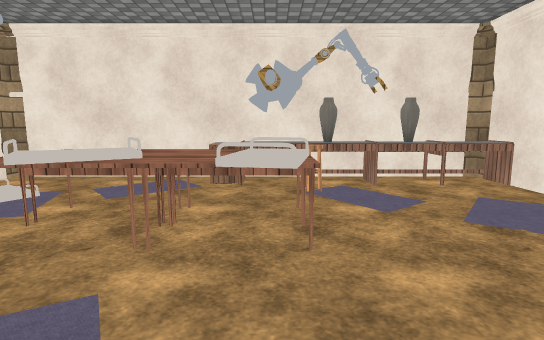
view 1 (above)

17 first-person views from a walk through a scene from a Unity 3-D project. The camera is 1.4 m above the floor, tilts 8° down and sees 80° across. Doors are open. The floor is counted in squares, 1 m on a side. Each view is taken from the middle of a square. On the plan, view 1 faces up. The plan holds only what a view shows up to about 15 squares ahead; the rest is blank. Surface patterns are stand-ins for the level's own textures.

view 2
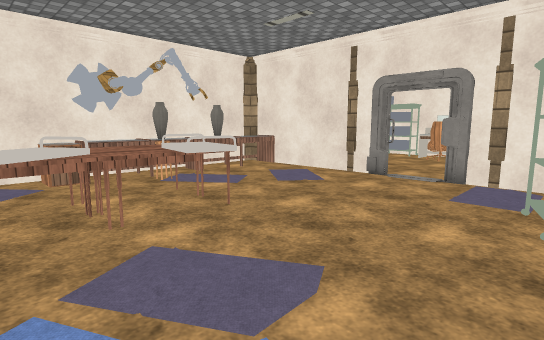

view 3
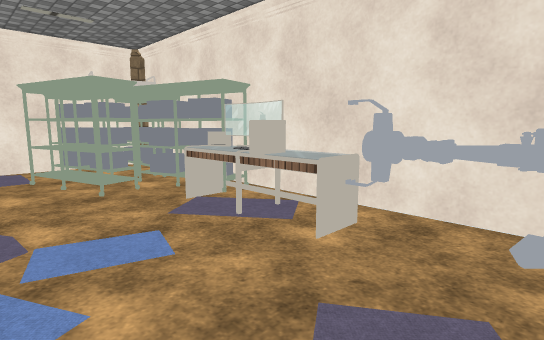

view 4
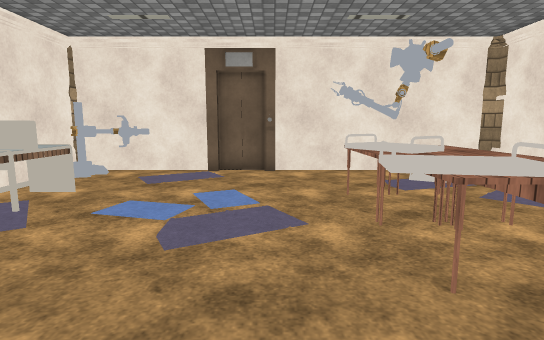

view 5
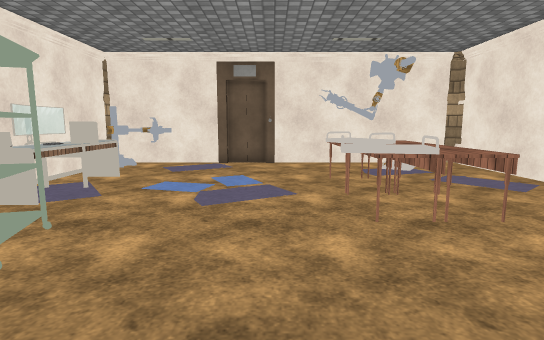

view 6
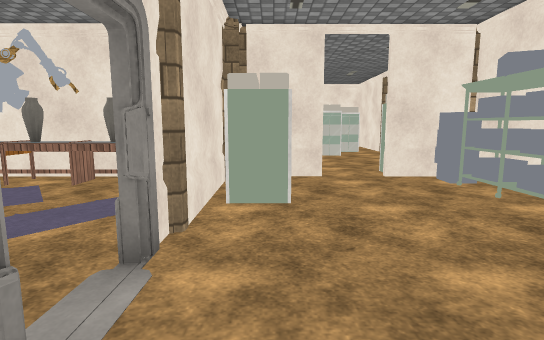

view 7
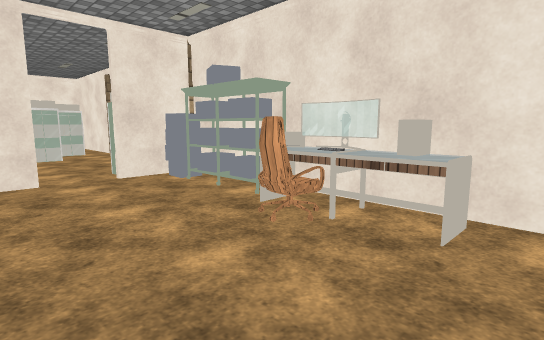

view 8
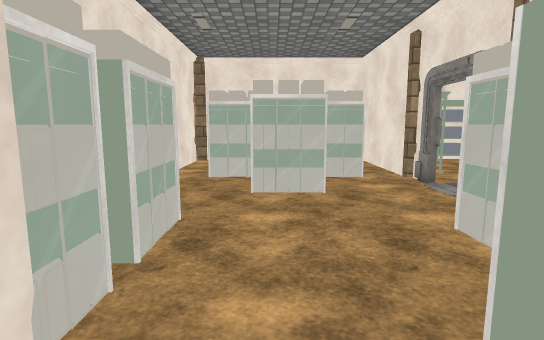

view 9
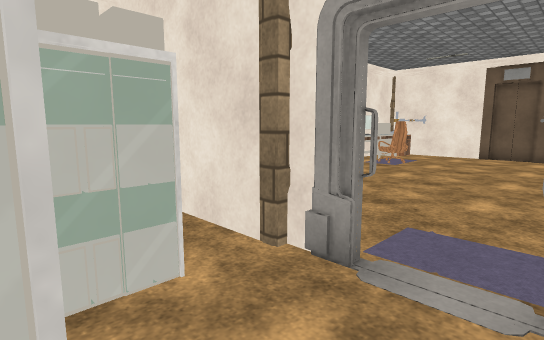

view 10
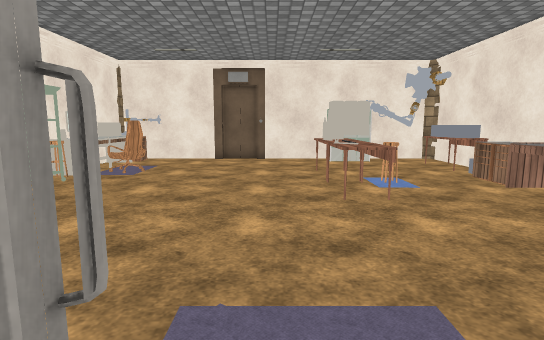

view 11
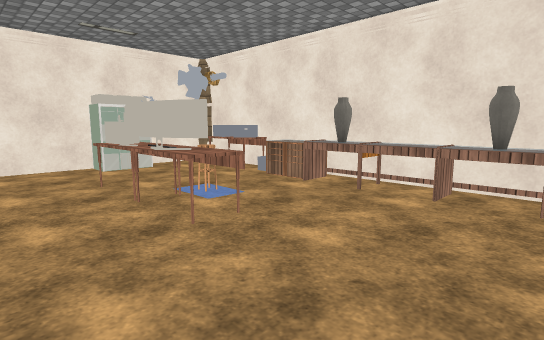

view 12
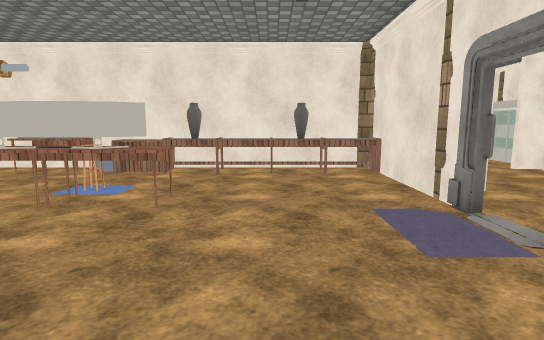

view 13
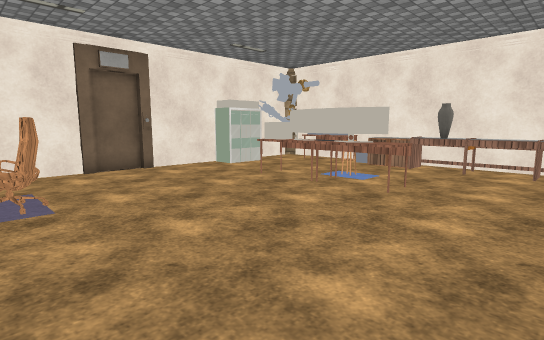

view 14
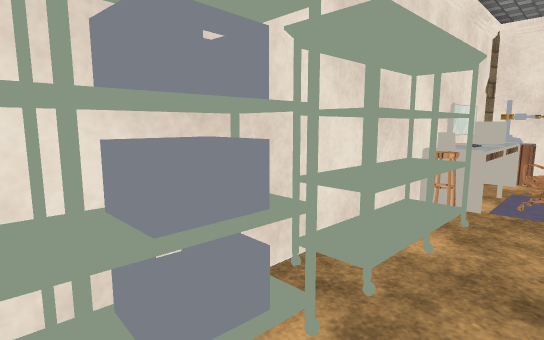

view 15
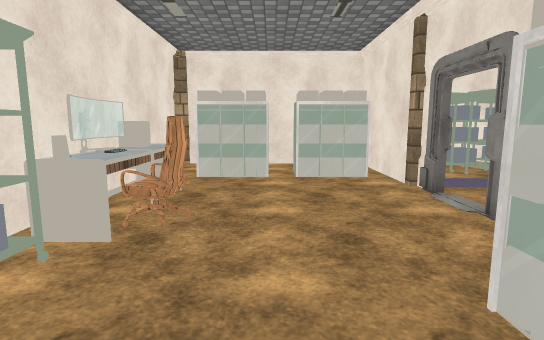

view 16
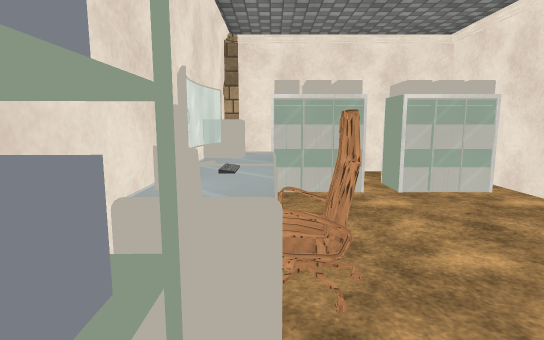

view 17
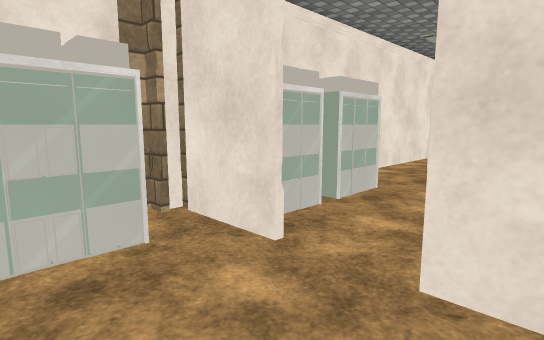

### Floor plan
Points are (right, up) in squares from view 1. A wall is a line through its corners. A room is listed if a view was taken in it or the views show most of it. See-through windows are left out.
Room 1 (views 1, 2, 3, 4, 5)
walls: (0.3, 3.6) (0.2, 3) (-0.6, 3.2); (1, -1.9) (0.7, -1) (3.2, -0.3) (3.5, -1.1); (2.7, -1.9) (5.1, -1.1); (-5.3, -1.5) (-5, -1.4) (-4.6, -1.7); (-5.6, -1.4) (-4.4, -1.4); (3.6, -1.5) (3.7, -2); (5.5, 3) (5.5, 6.5); (-6.9, 0.1) (-6.9, -3.7); (3.5, -1.8) (3.6, -2); (-0.1, -3.7) (-0.3, -2.9); (-0.4, -3.9) (-0.6, -3) (2, -2.2); (-6.9, 8.4) (-6.9, 2.4); (5.2, 8.7) (-7, 8.7); (-7, -4) (2.1, -4); (5.5, -3.6) (5.5, 0.5)
low walls: (-0.6, -3) (-0.6, -2.1); (2.8, -2) (3.5, -1.8)
ways out: open door at (6, 2.5) to room 2
objects: other object (-7, 1) to (-7, 2); other object (-6, -3); other object (-6, -2); other object (-3, -3); other object (-3, -2) to (-2, -2); other object (-3, 4) to (0, 5); other object (-2, -3); other object (-1, -3); other object (-1, -2); other object (-1, 8); other object (0, 8); other object (1, 6); other object (1, 7); other object (1, 8); other object (2, 8); other object (3, 8); other object (4, 8) to (5, 8)
Room 2 (views 6, 7, 8, 9, 10, 11, 12, 13, 14, 15, 16, 17)
walls: (12.8, 14.3) (12.8, 9.5); (12.7, 14.3) (13, 13.7); (13.5, 8.4) (25.4, 8.4); (12.9, 15.4) (12.6, 15.9); (12.6, 15.5) (12.6, 16.5); (12, 7.7) (11.3, 7.6) (11.2, 8.3); (10.1, 14.6) (8.5, 14.6); (11.4, 7.6) (11.1, 8.2); (10.1, 15) (8.5, 15); (12.6, 17.4) (12.6, 20.8); (12.2, 6.4) (11.4, 6.4); (12.1, 5.7) (11.5, 5.7); (12.4, 5.5) (12.4, 8.4); (8.4, 8.7) (7.5, 8.7); (21.8, 9) (22.3, 9.5); (12.2, 5.1) (11.4, 5.1); (12.3, 4.8) (11.5, 4.8) (11.4, 8.4); (12.4, 4.4) (12.4, 5.4); (7.5, 8.8) (8.4, 8.8); (15.6, 20.3) (15.6, 21); (16.7, 20.2) (14.9, 20.3); (16.3, 20.3) (16.3, 20.9); (22.8, 8.8) (22.9, 9.4) (23.4, 9.4); (24.2, 12.3) (24.7, 12.3); (24.2, 11.3) (24.8, 11.3); (24.4, 11.1) (24.4, 12.8) (25.3, 12.8) (25.3, 13.9); (20.1, 20.2) (17.3, 20.2) (17.3, 21.2); (19, 21.2) (15, 21.2); (6.6, 5.7) (6.1, 5.7); (5.8, 6.5) (5.8, 3.2) (5.7, 2.9); (25.3, 8.8) (25.3, 11); (6.1, 20.5) (6.1, 15.7); (5.8, 1.6) (5.8, -2.7); (6.5, -0.5) (6.5, -1.2); (12.4, -3.1) (12.4, 1.4); (11, -3.7) (11.5, -3.7); (7.6, -3.7) (9.1, -3.7)
low walls: (12.9, 14.2) (13, 13.6); (11.8, 7.6) (11.3, 7.6); (12.1, 6.6) (12.1, 7.1); (11.7, 1.1) (11, 1.1) (11, 2.6); (10.9, 1.2) (11.6, 1.2)
ways out: open door at (6, 2.5) to room 1
objects: other object (6, 1); other object (6, 4); other object (6, 7); other object (6, 8); other object (6, 9); other object (7, -1); other object (7, 6); other object (7, 7); other object (7, 10); other object (7, 11); other object (8, -1); other object (8, 17); other object (9, -1); other object (10, -1); other object (11, -1); other object (11, 3); other object (11, 4); other object (12, -4); other object (12, 2); other object (12, 3); other object (12, 4); other object (12, 12); other object (13, 8); other object (13, 9); other object (13, 13); other object (13, 17); other object (14, 9) to (14, 10); other object (15, 9) to (15, 10); other object (16, 9) to (16, 10); other object (17, 9) to (17, 10); other object (18, 9) to (18, 10); other object (18, 13); other object (19, 9) to (19, 10); other object (19, 13); other object (20, 9); other object (20, 12); other object (20, 13); other object (20, 21); other object (21, 13); other object (21, 14); other object (21, 19) to (22, 20); other object (21, 21); other object (22, 13); other object (22, 21); other object (23, 20); other object (23, 21); other object (24, 9); other object (24, 10); other object (24, 21); other object (25, 20); other object (25, 21); other object (26, 14) to (26, 19); other object (26, 21)

Positions as (right, up) in squares from view 1, and headings:
1: (0, 0), facing up
2: (-3, -1), facing up-right
3: (-6, 1), facing down-right
4: (3, 2), facing left
5: (5, 2), facing left
6: (7, 0), facing up
7: (7, 0), facing up-right
8: (9, 8), facing up
9: (10, 14), facing up-right
10: (12, 15), facing right
11: (14, 16), facing down-right
12: (16, 19), facing down
13: (15, 20), facing down-right
14: (15, 19), facing up-right
15: (9, 8), facing down
16: (11, 6), facing down
17: (11, 6), facing up-left
